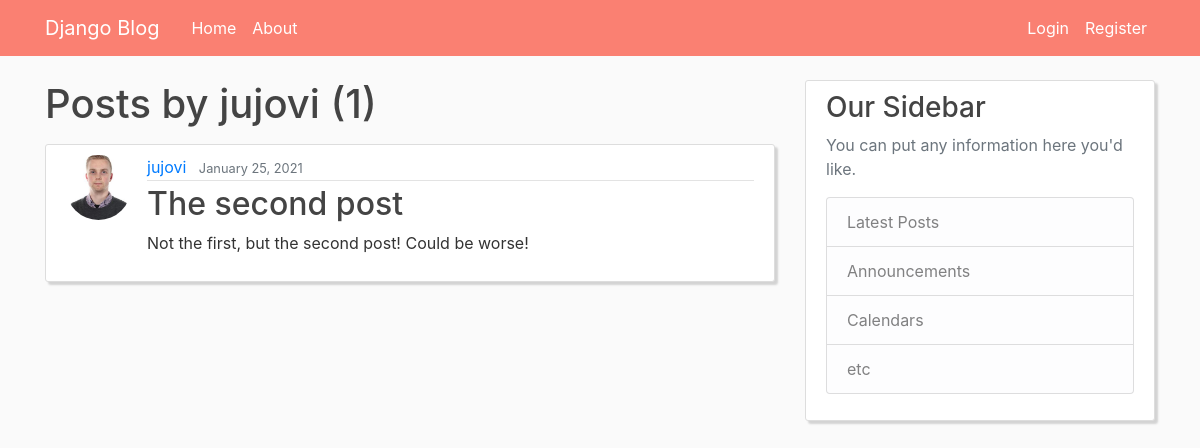
The page /user/jujovi on the database as committed earlier.
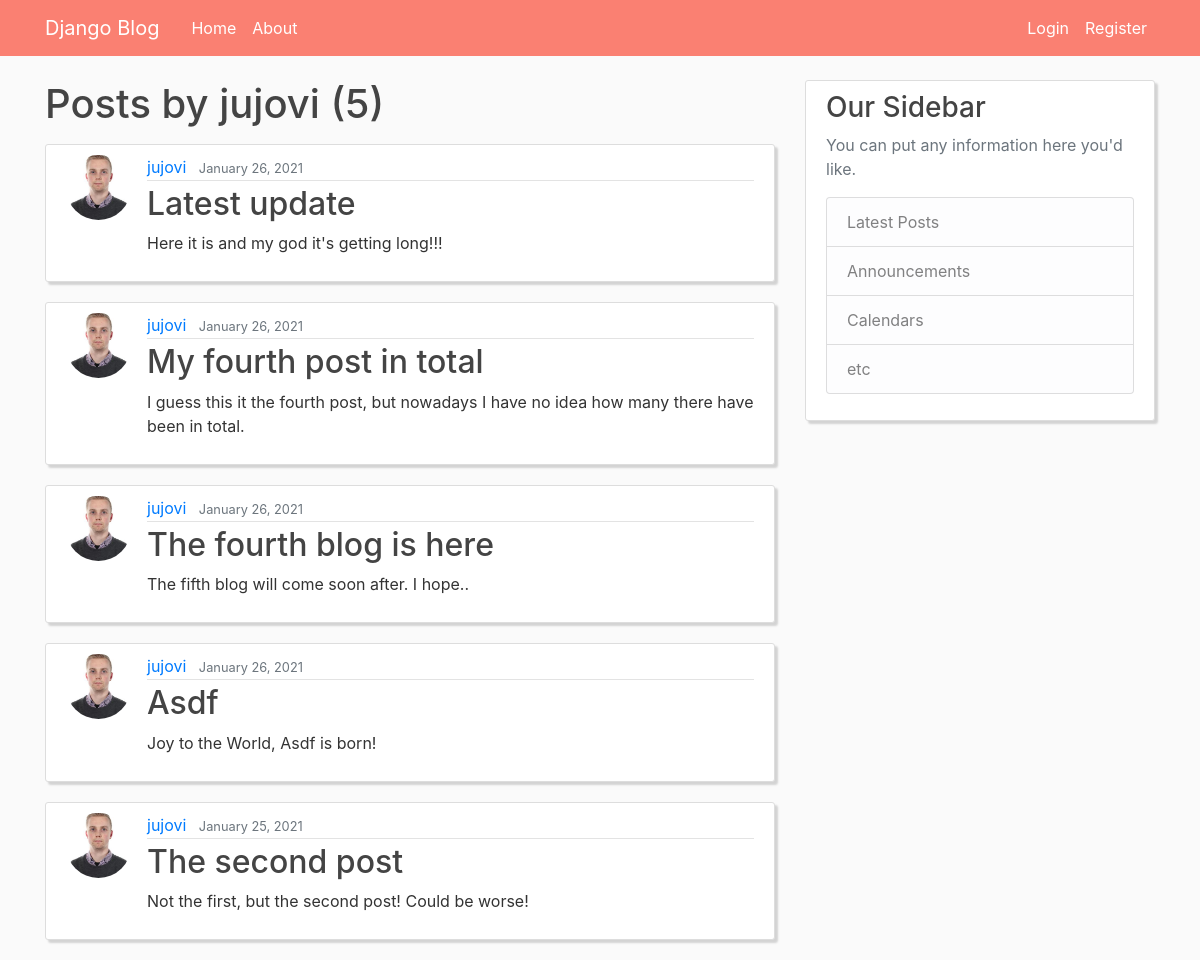
The same page on the database as committed later.
### blogsite/models.py (models this page shows, shortened)
class Post(models.Model):
    title = models.CharField(max_length=100)
    content = models.TextField()
    date_posted = models.DateTimeField(default=timezone.now)
    author = models.ForeignKey(
        User, on_delete=models.CASCADE, related_name='posts')

### users/models.py (models this page shows, shortened)
class Profile(models.Model):
    user = models.OneToOneField(User, on_delete=models.CASCADE)
    image = models.ImageField(default='default.jpg', upload_to='profile_pics')

### blogsite/views.py (the view)
# urls.py: path('user/<str:username>', UserPostListView.as_view(), name='user-posts'),
class UserPostListView(ListView):
    model = Post
    template_name = 'blogsite/user_posts.html'  # <app>/<model>_<viewtype>.html
    context_object_name = 'posts'  # same name as in the index view and in index.html
    paginate_by = 10
    def get_queryset(self):
        user = get_object_or_404(User, username=self.kwargs.get('username'))
        return Post.objects.filter(author=user).order_by('-date_posted')

### blogsite/templates/blogsite/user_posts.html (shortened to what this page needs)
{% extends "blogsite/layout.html" %}
{% block content %}
<h1 class="mb-3">Posts by {{ view.kwargs.username }} ({{ page_obj.paginator.count }})</h1>
{% for post in posts %}
<article class="media content-section">
  <img class="rounded-circle article-img" src="{{ post.author.profile.image.url }}">
  <div class="media-body">
    <div class="article-metadata">
      <a class="mr-2" href="{% url 'user-posts' post.author.username %}">{{ post.author }}</a>
      <small class="text-muted">{{ post.date_posted|date:"F d, Y" }}</small>
    </div>
    <h2><a class="article-title" href="{% url 'post-detail' post.id %}">{{ post.title }}</a></h2>
    <p class="article-content">{{ post.content }}</p>
  </div>
</article>
{% endfor %}
{% endblock content %}

### blogsite/templates/blogsite/layout.html (shortened to what this page needs)
{% load static %}
<!DOCTYPE html>
<html lang="en">
<head>
  <link rel="stylesheet" href="https://maxcdn.bootstrapcdn.com/bootstrap/4.0.0/css/bootstrap.min.css"
>
  <link rel="stylesheet" type="text/css" href="{% static 'blogsite/main.css'%}">
</head>
<body>
  <header class="site-header">
    <nav class="navbar navbar-expand-md navbar-dark bg-salmon fixed-top">
      <div class="container">
        <a class="navbar-brand mr-4" href="{% url 'blogsite-index' %}">Django Blog</a>
        <div class="collapse navbar-collapse" id="navbarToggle">
          <div class="navbar-nav mr-auto">
            <a class="nav-item nav-link" href="{% url 'blogsite-index' %}">Home</a>
            <a class="nav-item nav-link" href="{% url 'blogsite-about' %}">About</a>
          </div>
          <div class="navbar-nav ms-auto">
            {% if user.is_authenticated %}
            <a class="nav-item nav-link" href="{% url 'post-create' %}">New Post</a>
            <a class="nav-item nav-link" href="{% url 'profile' %}">{{ user.username }}</a>
            <a class="nav-item nav-link" href="{% url 'logout' %}">Logout</a>
            {% else %}
            <a class="nav-item nav-link" href="{% url 'login' %}">Login</a>
            <a class="nav-item nav-link" href="{% url 'register' %}">Register</a>
            {% endif%}
          </div>
        </div>
      </div>
    </nav>
  </header>
  <main role="main" class="container">
    <div class="row">
      <div class="col-md-8">
        {% block content %}{% endblock %}
      </div>
      <div class="col-md-4">
        <div class="content-section">
          <h3>Our Sidebar</h3>
          <p class='text-muted'>You can put any information here you'd like.
          <ul class="list-group">
            <li class="list-group-item list-group-item-light side">Latest Posts</li>
            <li class="list-group-item list-group-item-light side">Announcements</li>
            <li class="list-group-item list-group-item-light side">Calendars</li>
            <li class="list-group-item list-group-item-light side">etc</li>
          </ul>
          </p>
        </div>
      </div>
    </div>
  </main>
</body>
</html>

### blogsite/static/blogsite/main.css (style rules this page uses)
body { background: #fafafa; color: #333333; margin-top: 5rem; }
h1, h2, h3, h4, h5, h6 { color: #444444; }
ul { margin: 0; }
.bg-salmon { background-color: salmon; }
.site-header .navbar-nav .nav-link { color: white; }
.content-section { background: #ffffff; padding: 10px 20px; border: 1px solid #dddddd; border-radius: 3px; margin-bottom: 20px; box-shadow: 3px 3px 2px lightgrey; }
.article-title { color: #444444; }
.article-content { white-space: pre-line; }
.article-img { object-fit: cover; height: 65px; width: 65px; margin-right: 16px; }
.article-metadata { padding-bottom: 1px; margin-bottom: 4px; border-bottom: 1px solid #e3e3e3 }

Rows that differ between the two databases and show on the page:
added Post: author.profile.image (picture), author "jujovi", date_posted "January 26, 2021", title "Latest update", content "Here it is and my god it's getting long!!!"
added Post: author.profile.image (picture), author "jujovi", date_posted "January 26, 2021", title "My fourth post in total", content "I guess this it the fourth post, but nowadays I have no idea how many there have been in total."
added Post: author.profile.image (picture), author "jujovi", date_posted "January 26, 2021", title "The fourth blog is here", content "The fifth blog will come soon after. I hope.."
added Post: author.profile.image (picture), author "jujovi", date_posted "January 26, 2021", title "Asdf", content "Joy to the World, Asdf is born!"
Other text that changed with them:
{{ page_obj.paginator.count }}: "1" → "5"
